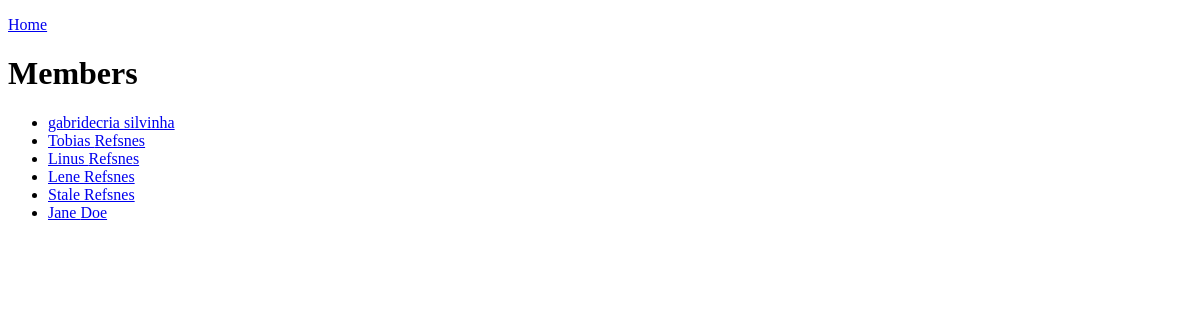
Page /members/ on the earlier database version.
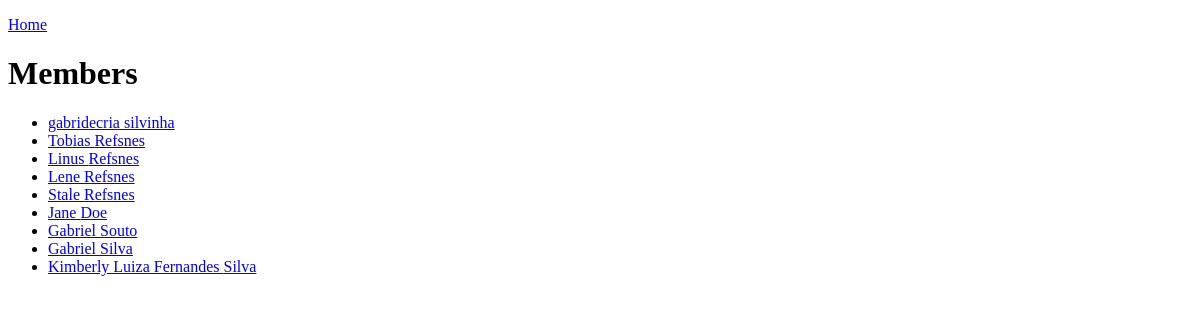
Same page on the later database version.
### members/models.py (models this page shows, shortened)
class Member(models.Model):
    firstname = models.CharField(max_length=255)
    lastname = models.CharField(max_length=255)
    phone = models.IntegerField(null=True)
    joined_date = models.DateField(null=True)

### members/views.py (the view)
# urls.py: path("members/",views.members,name="members"),
def members(request):
    mymembers = Member.objects.all().values()
    template = loader.get_template('all_members.html')
    context = {
        "mymembers":mymembers
    }
    return HttpResponse(template.render(context,request))

### members/templates/all_members.html (shortened to what this page needs)
{% extends "master.html" %}
{% block content %}
    <p><a href="/" >Home</a></p>
  <h1>Members</h1>
  <ul>
    {% for x in mymembers %}
      <li><a href="details/{{ x.id }}">{{ x.firstname }} {{ x.lastname }}</a></li>
    {% endfor %}
  </ul>
{% endblock %}

Differences in the rows shown:
added Member: firstname "Gabriel", lastname "Souto"
added Member: firstname "Gabriel", lastname "Silva"
added Member: firstname "Kimberly Luiza Fernandes", lastname "Silva"
